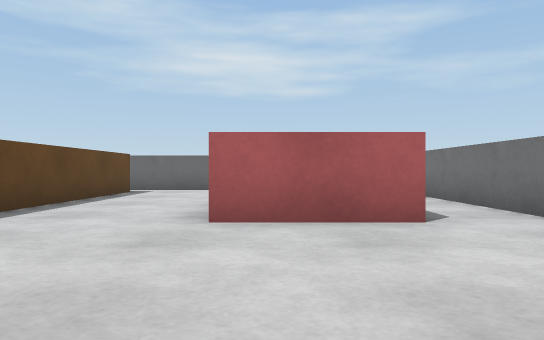
View 1 (above)

20 first-person views from a walk through a Gazebo world. The camera is 0.58 m above the floor, looks level and sees 70° across. The floor is counted in squares, 1 m on a side. Each view is taken from the middle of a square. On the plan, view 1 faces up. The plan holds only what a view shows up to about 10 squares ahead; the rest is blank.

View 2
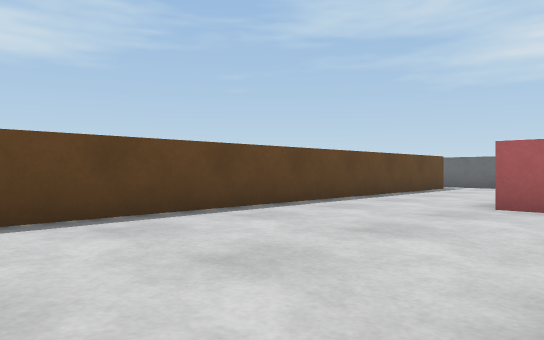

View 3
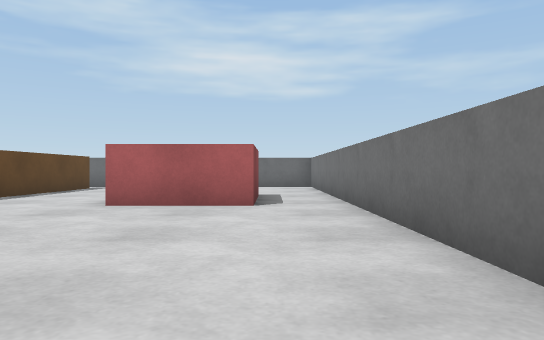

View 4
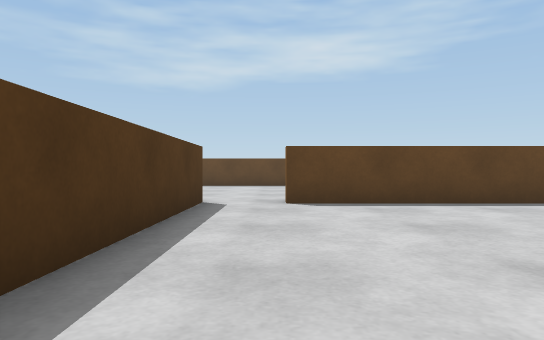

View 5
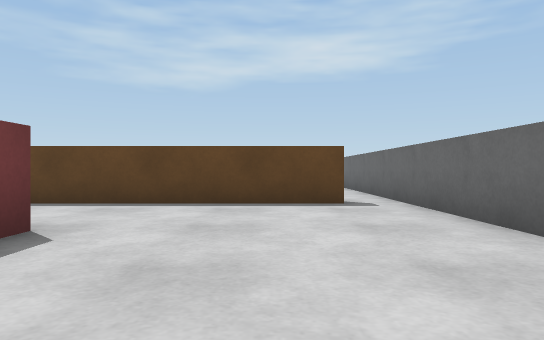

View 6
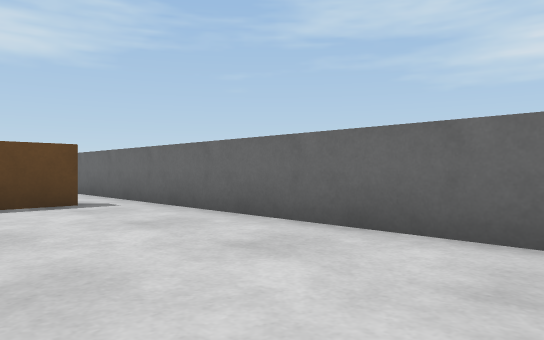

View 7
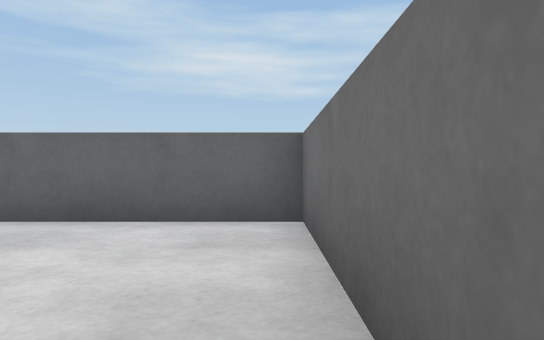

View 8
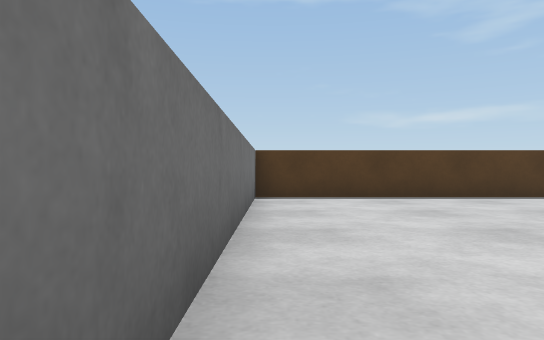

View 9
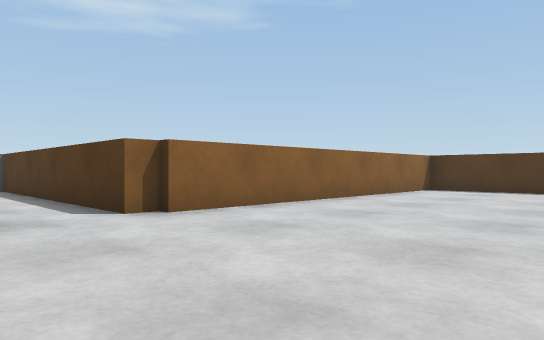

View 10
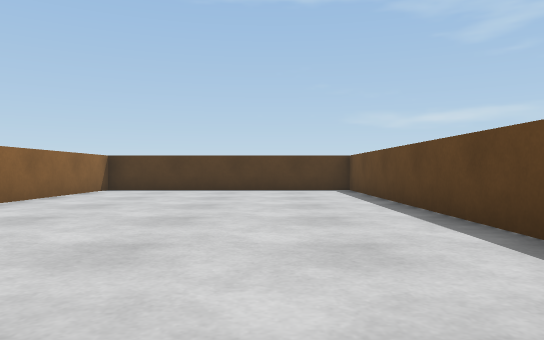

View 11
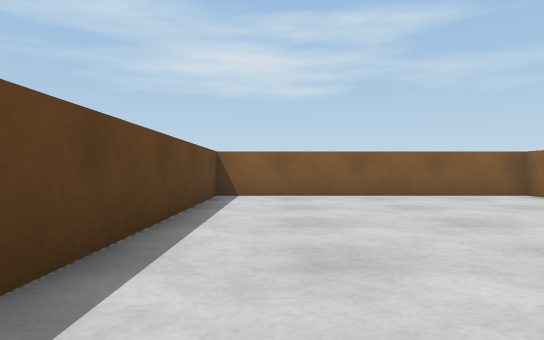

View 12
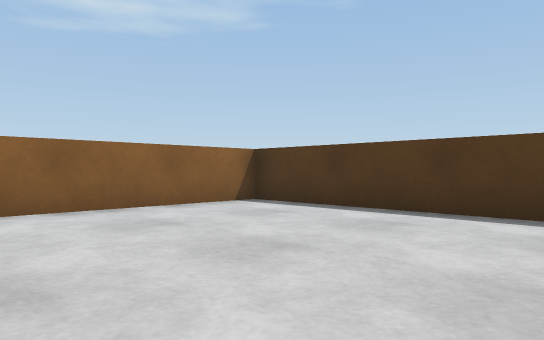

View 13
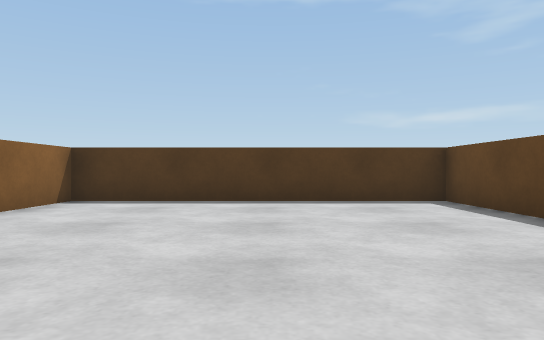

View 14
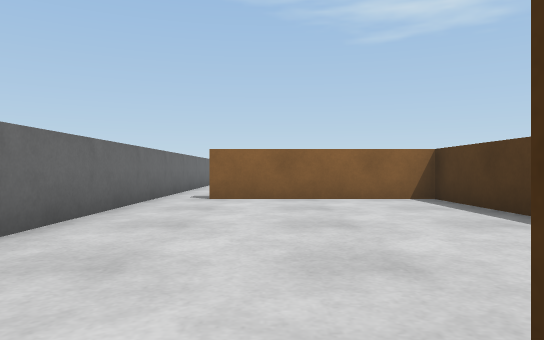

View 15
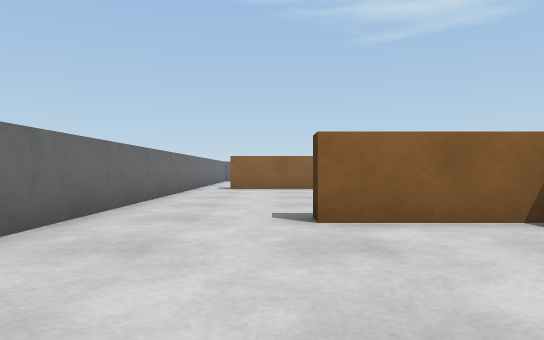

View 16
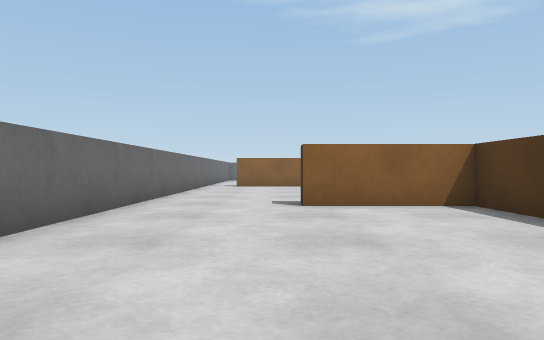

View 17
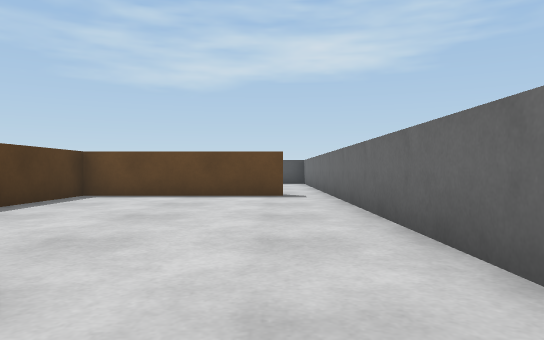

View 18
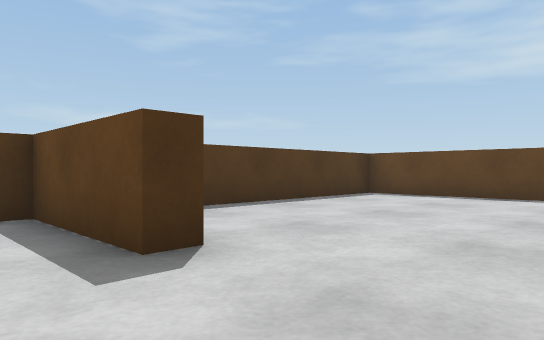

View 19
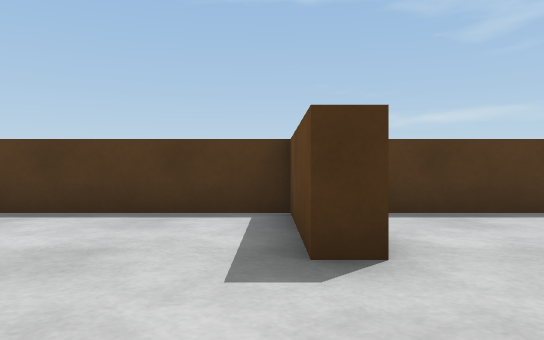

View 20
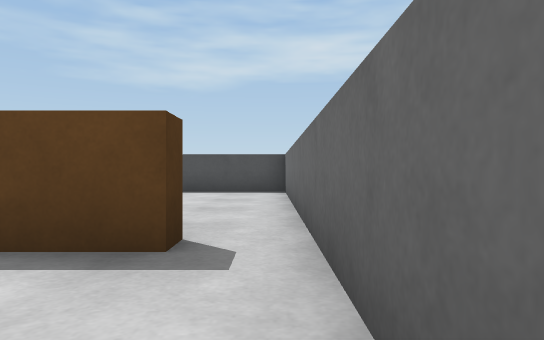

### Floor plan
Ten units are one square. View 1 is at (0, 0); x grows to the right and y downward. Boxes are objects, and circles mark ways between rooms. Rooms are numbered by the first view taken in them; rooms with no view inside come last. Other rooms are left out.
<svg viewBox="-201 -119 240 247">
<path fill="none" stroke="#000" d="M-37 -102 -37 18M-40 32 34 32 34 -114 -46 -114M-40 39 -40 32M-43 -1 -43 -8 -113 -8 -113 123 -43 123 -43 38M-192 -103 -188 -103 -188 -58 -118 -58 -118 -85 -113 -85 -113 -58 -43 -58 -43 -102M-46 -114 -196 -114"/>
<rect x="-5" y="-65" width="20" height="20" fill="#bbb"><title>red box</title></rect>
<circle cx="-40" cy="20" r="3" fill="#2a7"/>
<circle cx="-40" cy="-110" r="3" fill="#2a7"/>
<text x="0" y="-50">1</text>
<text x="-80" y="50">2</text>
<text x="-120" y="-90">3</text>
</svg>
Room 1 opens to room 2. Room 1 opens to room 3.

Where each view was taken, in squares from view 1:
view 1: 0 up, 0 right, facing up
view 2: 2 down, 1 right, facing up-left
view 3: 2 down, 2 right, facing up
view 4: 2 down, 3 right, facing left
view 5: 9 up, 3 right, facing left
view 6: 8 up, 3 right, facing up-left
view 7: 7 up, 3 right, facing up
view 8: 5 up, 3 right, facing down
view 9: 1 down, 9 left, facing down-right
view 10: 1 down, 9 left, facing down
view 11: 8 down, 10 left, facing up
view 12: 7 down, 10 left, facing down-right
view 13: 5 down, 8 left, facing down
view 14: 9 up, 12 left, facing right
view 15: 9 up, 16 left, facing right
view 16: 9 up, 18 left, facing right
view 17: 10 up, 10 left, facing left
view 18: 11 up, 10 left, facing down-left
view 19: 11 up, 11 left, facing down
view 20: 11 up, 16 left, facing left
